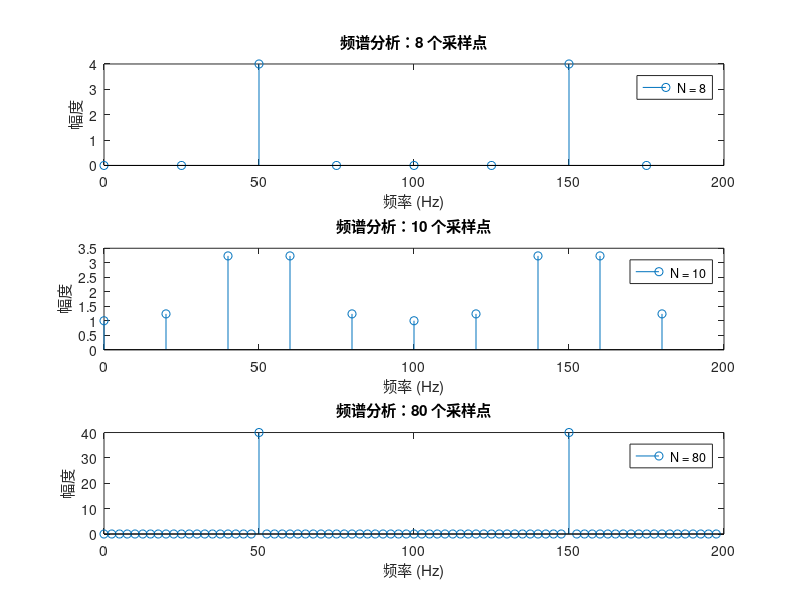

Source code (MATLAB):
f0 = 50;  % 信号频率
fs = 200; % 采样频率

% 采样点数分别为 8、10 和 80
n_points = [8, 10, 80];

figure;

for i = 1:length(n_points)
    N = n_points(i);
    Ts = 1 / fs; % 采样周期
    n = 0:N-1;   % 采样点序列

    x = sin(2*pi*f0*n*Ts);

    % 计算幅度谱
    X = abs(fft(x));

    % 频谱归一化
    freq = (0:N-1) * fs / N;

    % 绘制频谱
    subplot(length(n_points), 1, i);
    stem(freq, X);
    title(['频谱分析：', num2str(N), ' 个采样点']);
    xlabel('频率 (Hz)');
    ylabel('幅度');

    % 标签
    legend(['N = ', num2str(N)]);
end
